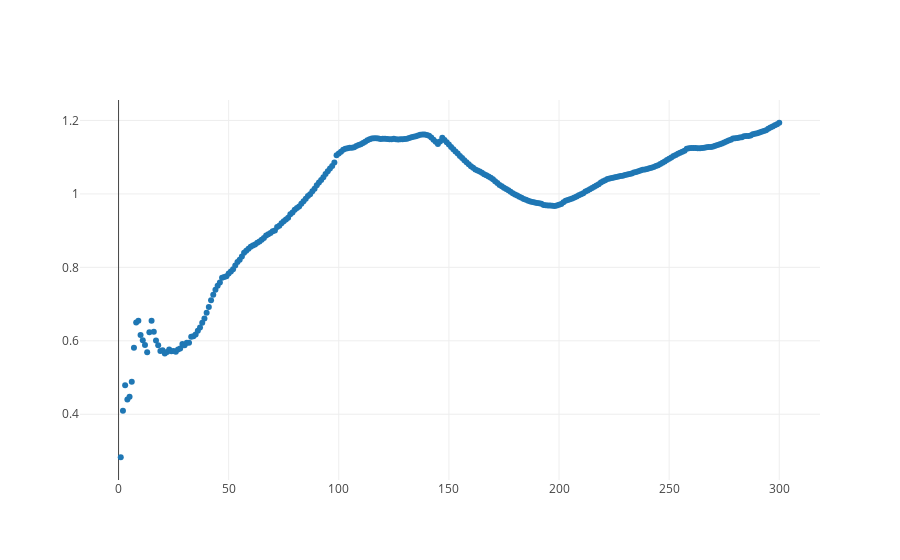

The notebook cell saved with this chart:
### Code cell
def calc_avg_cum_regrets(trial_values, best_values):
    cum_regret = 0.
    avg_cum_regrets = []
    for t, (best_value, trial_value) in enumerate(zip(best_values, trial_values)):
        cum_regret += best_value - trial_value
        avg_cum_regrets.append(cum_regret / (t + 1))
    return avg_cum_regrets

avg_cum_regrets_normal = calc_avg_cum_regrets(trial_values, best_values)

data = [
    go.Scatter(x=np.arange(len(avg_cum_regrets_normal)) + 1, y=avg_cum_regrets_normal, mode='markers', name='normal')
]
iplot(data, filename='syn_bogunovic_rbf_ctv')

### Figure 1 — Plotly figure (JSON) as saved in the notebook; plotly's stock layout.template omitted (floating-point values rounded to 4 significant figures; data arrays with more than 128 entries replaced by an {"elided": "..."} marker saying what was removed)
{"data": [{"mode": "markers", "name": "normal", "type": "scatter", "uid": "d6ed7ade-39f4-4897-9379-5275f04574fc", "x": {"elided": "300 int values"}, "y": {"elided": "300 float values"}}], "layout": {}}
